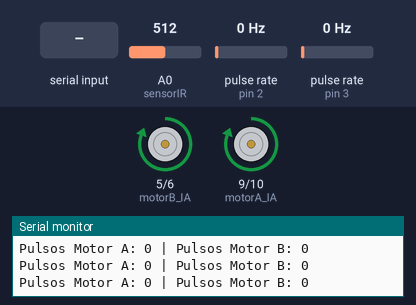
Recording of a sketch running on a simulated Arduino Uno, built with avr-gcc and run on an emulated ATmega328P. On the bench: motor-driver pin pairs drawn as motors (green arrow = first pin HIGH = forward, orange = second pin HIGH = backward, longer = more drive), the last lines printed to the serial monitor. Wiring (inferred from the names in the program): 2 × pulse sensor: data pin 2 / data pin 3. Inputs (shaded band) come from the test bench; at power-on: A0 (sensorIR) = 512, pulse rate (sensors on pin 2, pin 3) 0 Hz.

Above: at 1.2 s.
1.3 s: "r" received over the second serial link
At 31.0 s:
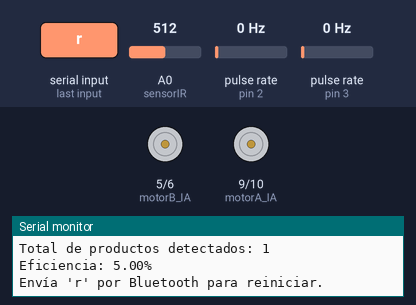
Timing chart, 0 to 31.5 s (numbered marks = the images above; inputs shaded):
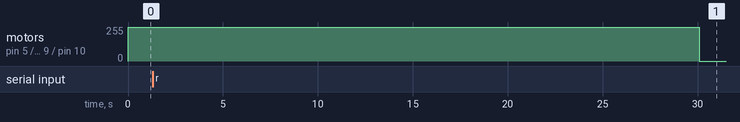

The sketch:

encoder_hm10_ir.ino
```cpp
#include <SoftwareSerial.h>
#include <math.h>

// Pines motores L9110S
const int motorA_IA = 9;
const int motorA_IB = 10;
const int motorB_IA = 5;
const int motorB_IB = 6;

// Pines encoder
const int encoder1Pin = 2;  // Interrupt 0
const int encoder2Pin = 3;  // Interrupt 1

// Pines Bluetooth JDY-31
const int bluetoothTx = 11;  // TX del Arduino (a RX del módulo)
const int bluetoothRx = 4;   // RX del Arduino (a TX del módulo)
SoftwareSerial bleSerial(bluetoothTx, bluetoothRx);

// Pines sensor IR
#define sensorIR A0

// Variables conteo sensor IR
int conteo = 0;
bool objetoDetectado = false;

// Tiempo de ejecución
unsigned long tiempoInicio;
const unsigned long duracion = 30000; // 30 segundos
bool enEjecucion = true;

// Variables encoder
volatile int pulsos1 = 0;
volatile int pulsos2 = 0;

void contarPulsos1() {
  pulsos1++;
}

void contarPulsos2() {
  pulsos2++;
}

void detenerMotores() {
  digitalWrite(motorA_IA, LOW);
  digitalWrite(motorA_IB, LOW);
  digitalWrite(motorB_IA, LOW);
  digitalWrite(motorB_IB, LOW);
}

void iniciarMotores() {
  digitalWrite(motorA_IA, HIGH);
  digitalWrite(motorA_IB, LOW);
  digitalWrite(motorB_IA, HIGH);
  digitalWrite(motorB_IB, LOW);
}

void reiniciarProceso() {
  conteo = 0;
  pulsos1 = 0;
  pulsos2 = 0;
  objetoDetectado = false;
  tiempoInicio = millis();
  enEjecucion = true;
  iniciarMotores();

  Serial.println("\nReinicio solicitado por Bluetooth.");
  Serial.println("Iniciando nuevo conteo de 30 segundos...");
  bleSerial.println("\nReinicio solicitado por Bluetooth.");
  bleSerial.println("Iniciando nuevo conteo de 30 segundos...");
}

void setup() {
  Serial.begin(9600);
  bleSerial.begin(9600);

  // Configurar pines de motores
  pinMode(motorA_IA, OUTPUT);
  pinMode(motorA_IB, OUTPUT);
  pinMode(motorB_IA, OUTPUT);
  pinMode(motorB_IB, OUTPUT);

  iniciarMotores();

  // Configurar pines encoder
  pinMode(encoder1Pin, INPUT_PULLUP);
  pinMode(encoder2Pin, INPUT_PULLUP);
  attachInterrupt(digitalPinToInterrupt(encoder1Pin), contarPulsos1, RISING);
  attachInterrupt(digitalPinToInterrupt(encoder2Pin), contarPulsos2, RISING);

  Serial.println("Iniciando conteo por 30 segundos...");
  bleSerial.println("Iniciando conteo por 30 segundos...");
}

void loop() {
  if (enEjecucion) {
    unsigned long tiempoActual = millis();

    // Lectura del sensor IR
    float volts = analogRead(sensorIR) * 0.0048828125;
    int distancia = 13 * pow(volts, -1);

    if (distancia <= 15) {
      if (!objetoDetectado) {
        conteo++;
        objetoDetectado = true;

        Serial.print("Objeto detectado. Total: ");
        Serial.println(conteo);
        bleSerial.print("Objeto detectado. Total: ");
        bleSerial.println(conteo);
      }
    } else {
      objetoDetectado = false;
    }

    // Mostrar pulsos por Serial y Bluetooth
    Serial.print("Pulsos Motor A: ");
    Serial.print(pulsos1);
    Serial.print(" | Pulsos Motor B: ");
    Serial.println(pulsos2);

    bleSerial.print("Pulsos Motor A: ");
    bleSerial.print(pulsos1);
    bleSerial.print(" | Pulsos Motor B: ");
    bleSerial.println(pulsos2);

    pulsos1 = 0;
    pulsos2 = 0;

    // Verificar si terminó el tiempo
    if (tiempoActual - tiempoInicio >= duracion) {
      enEjecucion = false;
      detenerMotores();

      float eficiencia = (conteo / 20.0) * 100.0;

      Serial.println("\nTiempo finalizado.");
      Serial.print("Total de productos detectados: ");
      Serial.println(conteo);
      Serial.print("Eficiencia: ");
      Serial.print(eficiencia);
      Serial.println("%");

      bleSerial.println("\nTiempo finalizado.");
      bleSerial.print("Total de productos detectados: ");
      bleSerial.println(conteo);
      bleSerial.print("Eficiencia: ");
      bleSerial.print(eficiencia);
      bleSerial.println("%");

      Serial.println("Envía 'r' por Bluetooth para reiniciar.");
      bleSerial.println("Envía 'r' por Bluetooth para reiniciar.");
    }

    delay(200); // Retardo para lectura IR
  }

  // Comunicación Serial <-> Bluetooth
  if (bleSerial.available()) {
    char comando = bleSerial.read();

    // También reflejar por serial
    Serial.write(comando);

    // Reinicio por comando
    if (!enEjecucion && comando == 'r') {
      reiniciarProceso();
    }
  }

  if (Serial.available()) {
    char entrada = Serial.read();
    bleSerial.write(entrada);
  }
}
```
